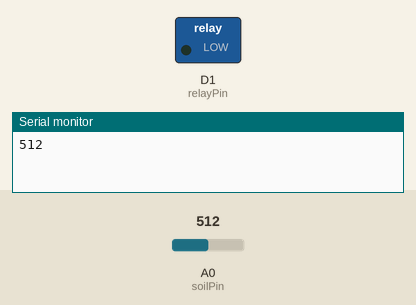
Recording of a sketch running on a simulated ESP8266 (NodeMCU). On the bench: switched loads named in the sketch (green lamp = pin HIGH), the last lines printed to the serial monitor. The test bench sets the inputs (shaded band); at power-on: A0 (soilPin) = 512. WiFi joins after 1.5 s; servers stay silent unless stated; uploads are accepted with an empty reply.

Above: at 2.7 s.
2.8 s: A0 (soilPin) set to 690
8.6 s: A0 (soilPin) set to 715
At 12.9 s:
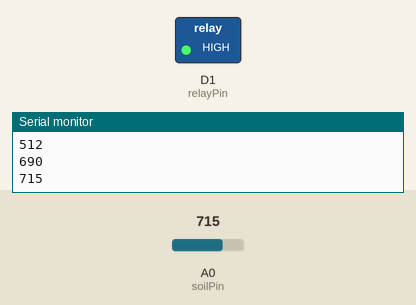
14.4 s: A0 (soilPin) set to 511
At 18.1 s:
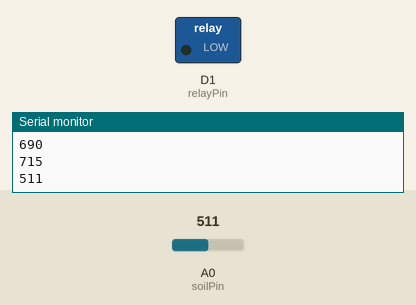
20.2 s: A0 (soilPin) set to 710
At 23.3 s:
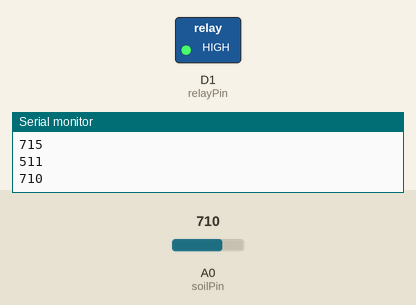
Timing chart, 0 to 24.8 s (numbered marks = the images above; inputs shaded):
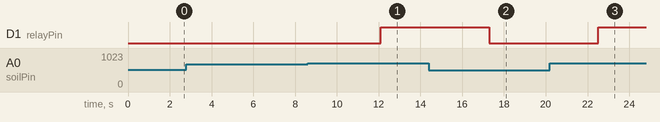

Measured:
- the behaviour switches between 700 and 701 on A0 (soilPin) (found by bisection; images 0 and 1)
- after the input at 8.6 s, D1 (relayPin): LOW → HIGH after 3.5 s
- after the input at 14.4 s, D1 (relayPin): HIGH → LOW after 2.9 s
- after the input at 20.2 s, D1 (relayPin): LOW → HIGH after 2.3 s

The sketch:

esp.ino
```cpp
#include <ESP8266WiFi.h>
#include <ESP8266HTTPClient.h>

const char* ssid = "YOUR_WIFI";
const char* password = "YOUR_PASS";

String server = "http://192.168.1.10:5000/data";

int soilPin = A0;
int relayPin = D1;

WiFiClient client;

void setup() {
  Serial.begin(115200);
  pinMode(relayPin, OUTPUT);
  digitalWrite(relayPin, LOW);

  WiFi.begin(ssid, password);
  while (WiFi.status() != WL_CONNECTED) {
    delay(500);
  }
}

void loop() {

  int soil = analogRead(soilPin);

  Serial.println(soil);

  HTTPClient http;

  String url = server + "?soil=" + String(soil);

  http.begin(client, url);

  int code = http.GET();
  String response = http.getString();

  http.end();

  if (soil > 700) {   // dry soil (adjust value)
    digitalWrite(relayPin, HIGH); // pump ON
  } else {
    digitalWrite(relayPin, LOW);  // pump OFF
  }

  delay(5000);
}
```
